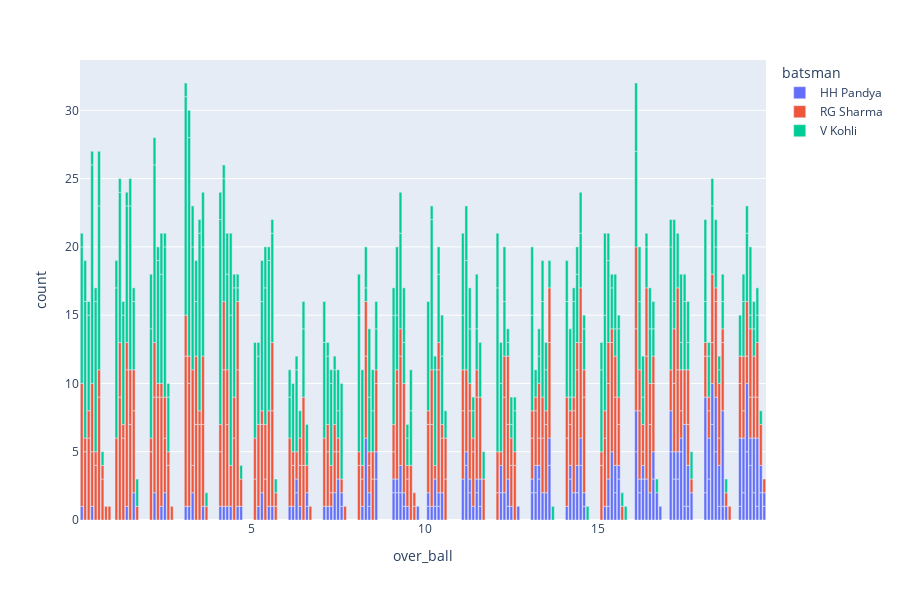

The cell this chart's notebook holds for it:
### Code cell
import plotly.express as px
batters=["V Kohli","RG Sharma","HH Pandya"]
b_df=df[(df["batsman"].isin(batters)) & (df["batsman_runs"].isin([4,6]))]
bo_cnt=b_df.groupby(["batsman","over_ball","batsman_runs"]).size().reset_index(name="count")
fig = px.bar(bo_cnt,x="over_ball",y="count",color="batsman",hover_data=["batsman"])
fig.update_layout(height=600)
fig.show()

### Figure 1 — Plotly figure (JSON) as saved in the notebook; plotly's stock layout.template omitted (floating-point values rounded to 4 significant figures; data arrays with more than 128 entries replaced by an {"elided": "..."} marker saying what was removed)
{"data": [{"customdata": {"elided": "158x1 str values"}, "hovertemplate": "batsman=%{customdata[0]}<br>over_ball=%{x}<br>count=%{y}<extra></extra>", "legendgroup": "HH Pandya", "marker": {"color": "#636efa", "pattern": {"shape": ""}}, "name": "HH Pandya", "orientation": "v", "showlegend": true, "textposition": "auto", "type": "bar", "x": {"elided": "158 float values"}, "xaxis": "x", "y": {"elided": "158 int values"}, "yaxis": "y"}, {"customdata": {"elided": "243x1 str values"}, "hovertemplate": "batsman=%{customdata[0]}<br>over_ball=%{x}<br>count=%{y}<extra></extra>", "legendgroup": "RG Sharma", "marker": {"color": "#EF553B", "pattern": {"shape": ""}}, "name": "RG Sharma", "orientation": "v", "showlegend": true, "textposition": "auto", "type": "bar", "x": {"elided": "243 float values"}, "xaxis": "x", "y": {"elided": "243 int values"}, "yaxis": "y"}, {"customdata": {"elided": "242x1 str values"}, "hovertemplate": "batsman=%{customdata[0]}<br>over_ball=%{x}<br>count=%{y}<extra></extra>", "legendgroup": "V Kohli", "marker": {"color": "#00cc96", "pattern": {"shape": ""}}, "name": "V Kohli", "orientation": "v", "showlegend": true, "textposition": "auto", "type": "bar", "x": {"elided": "242 float values"}, "xaxis": "x", "y": {"elided": "242 int values"}, "yaxis": "y"}], "layout": {"barmode": "relative", "height": 600, "legend": {"title": {"text": "batsman"}, "tracegroupgap": 0}, "margin": {"t": 60}, "xaxis": {"anchor": "y", "domain": [0, 1], "title": {"text": "over_ball"}}, "yaxis": {"anchor": "x", "domain": [0, 1], "title": {"text": "count"}}}}
